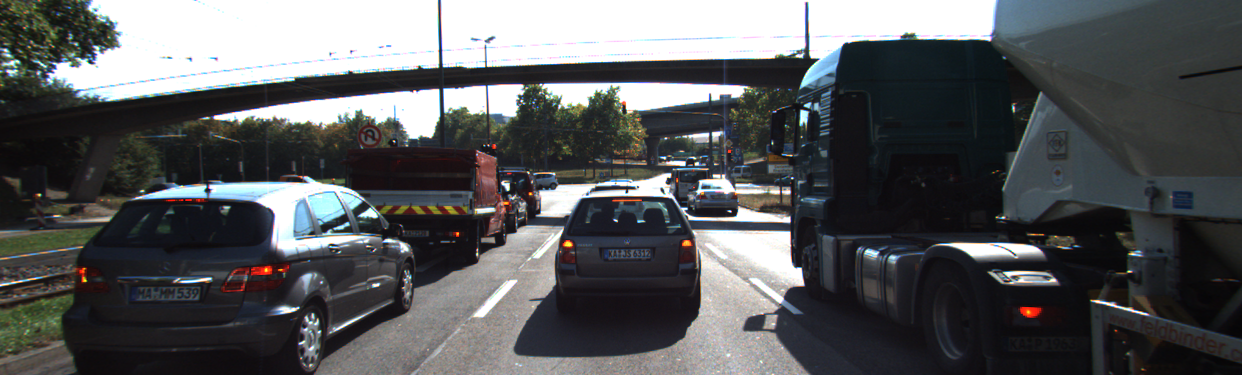
//> input picture camera/SFND_2D_Feature_Tracking/src/detect_keypoints_fast_shi_tomasi/images/img1.png, 1242 x 375 px
$ ./detect_keypoints_fast_shi_tomasi   (built with g++ and OpenCV 4)
//> lines starting //> are read from the running program, lines starting //| are printed output that depends on the picture
// Features from Accelerated Segment Test detector (FAST) vs Shi-Tomasi detector

#include <iostream>
#include <numeric>
#include <opencv2/core.hpp>
#include <opencv2/highgui.hpp>
#include <opencv2/imgproc.hpp>
#include <opencv2/features2d.hpp>

using namespace std;

void detKeypoints1()
{
    // load image from file and convert to grayscale
    cv::Mat imgGray;
    cv::Mat img = cv::imread("../images/img1.png");
//> img is the input picture: 375 rows x 1242 cols, CV_8UC3; mean B, G, R 90.7, 89.1, 87.5
    cv::cvtColor(img, imgGray, cv::COLOR_BGR2GRAY);
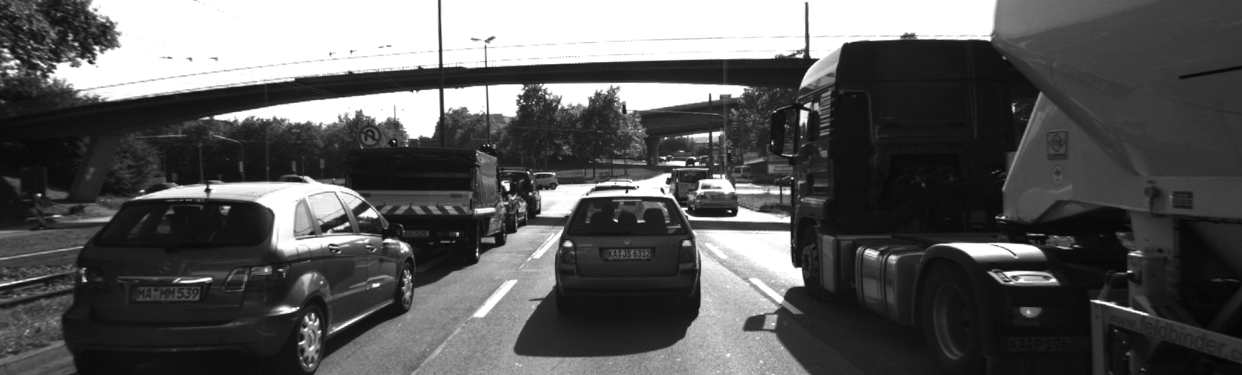
//> imgGray: 375 rows x 1242 cols, CV_8UC1; min 5, max 255, mean 88.8

    // Shi-Tomasi detector
    int blockSize = 6;       //  size of a block for computing a derivative covariation matrix over each pixel neighborhood
    double maxOverlap = 0.0; // max. permissible overlap between two features in %
    double minDistance = (1.0 - maxOverlap) * blockSize;
    int maxCorners = img.rows * img.cols / max(1.0, minDistance); // max. num. of keypoints
//> maxCorners = 77625
    double qualityLevel = 0.01;                                   // minimal accepted quality of image corners
    double k = 0.04;                                              // Harris parameter (see equation for details)
    bool useHarris = false;

    vector<cv::KeyPoint> kptsShiTomasi;
    vector<cv::Point2f> corners;
    double t = (double)cv::getTickCount();
    cv::goodFeaturesToTrack(imgGray, corners, maxCorners, qualityLevel, minDistance, cv::Mat(), blockSize, useHarris, k);
//> corners = 1144 Points (x, y), first 12: [487, 65], [626, 191], [685, 163], [802, 112], [697, 164], [802, 284], [208, 187], [707, 135], [669, 176], [488, 87], [800, 270], [788, 221]
    t = ((double)cv::getTickCount() - t) / cv::getTickFrequency();
    cout << "Shi-Tomasi with n= " << corners.size() << " keypoints in " << 1000 * t / 1.0 << " ms" << endl;

    for (auto it = corners.begin(); it != corners.end(); ++it)
    { // add corners to result vector

        cv::KeyPoint newKeyPoint;
        newKeyPoint.pt = cv::Point2f((*it).x, (*it).y);
        newKeyPoint.size = blockSize;
        kptsShiTomasi.push_back(newKeyPoint);
    }
//> after the loop, kptsShiTomasi = 1144 keypoints; strongest (x, y, size): (487, 65, 6), (626, 191, 6), (685, 163, 6), (802, 112, 6)

    // visualize results
    cv::Mat visImage = img.clone();
    cv::drawKeypoints(img, kptsShiTomasi, visImage, cv::Scalar::all(-1), cv::DrawMatchesFlags::DRAW_RICH_KEYPOINTS);
    string windowName = "Shi-Tomasi Results";
    cv::namedWindow(windowName, 1);
    imshow(windowName, visImage);
    cv::waitKey(0);

    // TODO: use the OpenCV library to add the FAST detector
    // in addition to the already implemented Shi-Tomasi
    // detector and compare both algorithms with regard to
    // (a) number of keypoints, (b) distribution of
    // keypoints over the image and (c) processing speed.

    // Initialize detector container
    int threshold = 30;                                                              // difference between intensity of the central pixel and pixels of a circle around this pixel
    bool bNMS = true;                                                                // perform non-maxima suppression on keypoints
    cv::FastFeatureDetector::DetectorType type = cv::FastFeatureDetector::TYPE_9_16; // TYPE_9_16, TYPE_7_12, TYPE_5_8
    cv::Ptr<cv::FeatureDetector> detector = cv::FastFeatureDetector::create(threshold, bNMS, type);

    // Perform detection
    vector<cv::KeyPoint> kptsFAST;
    t = (double)cv::getTickCount();
    detector->detect(imgGray, kptsFAST);
//> kptsFAST = 1864 keypoints; strongest (x, y, size): (730, 211, 7), (507, 189, 7), (616, 220, 7), (686, 208, 7)
    t = ((double)cv::getTickCount() - t) / cv::getTickFrequency();
    cout << "FAST with n= " << kptsFAST.size() << " keypoints in " << 1000 * t / 1.0 << " ms" << endl;

    visImage = img.clone();
    cv::drawKeypoints(img, kptsFAST, visImage, cv::Scalar::all(-1), cv::DrawMatchesFlags::DRAW_RICH_KEYPOINTS);
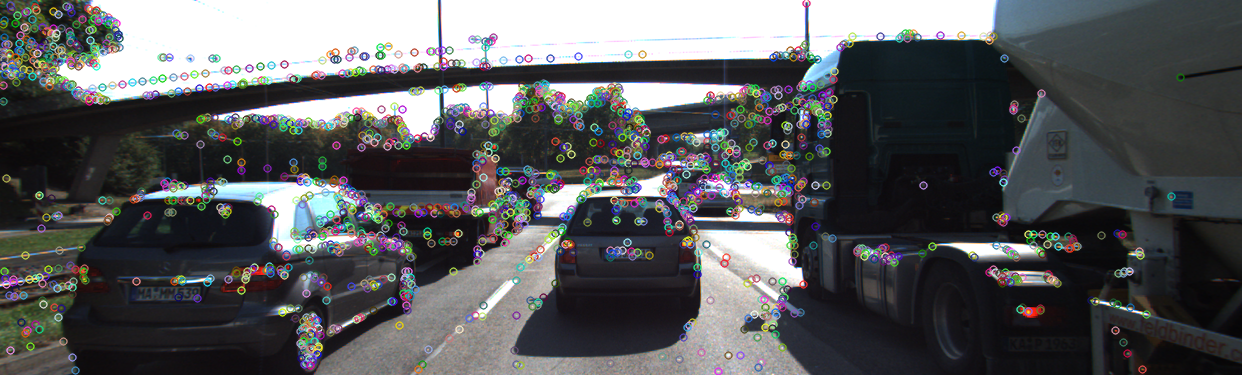
//> visImage: 375 rows x 1242 cols, CV_8UC3; mean B, G, R 92.2, 90.5, 89.2
    cv::namedWindow("FAST Results", 1);
    imshow("FAST Results", visImage);
    cv::waitKey(0);
}

int main()
{
    detKeypoints1();
}

$ run again, with camera/SFND_2D_Feature_Tracking/src/detect_keypoints_fast_shi_tomasi/images/img0006.png copied over camera/SFND_2D_Feature_Tracking/src/detect_keypoints_fast_shi_tomasi/images/img1.png
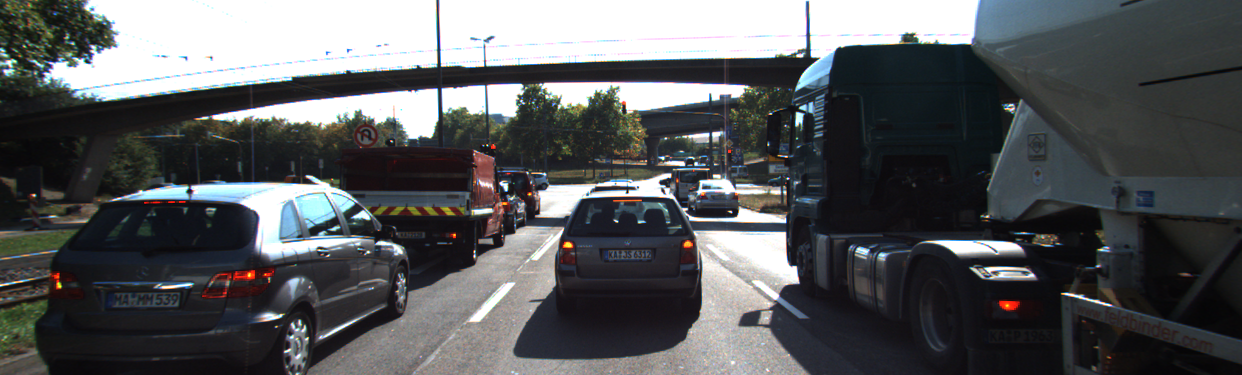
//> input picture camera/SFND_2D_Feature_Tracking/src/detect_keypoints_fast_shi_tomasi/images/img0006.png, 1242 x 375 px
//> in detKeypoints1, img is the input picture: 375 rows x 1242 cols, CV_8UC3; mean B, G, R 91.1, 89.2, 87.2
//> in detKeypoints1, `cv::cvtColor(img, imgGray, cv::COLOR_BGR2GRAY);`:
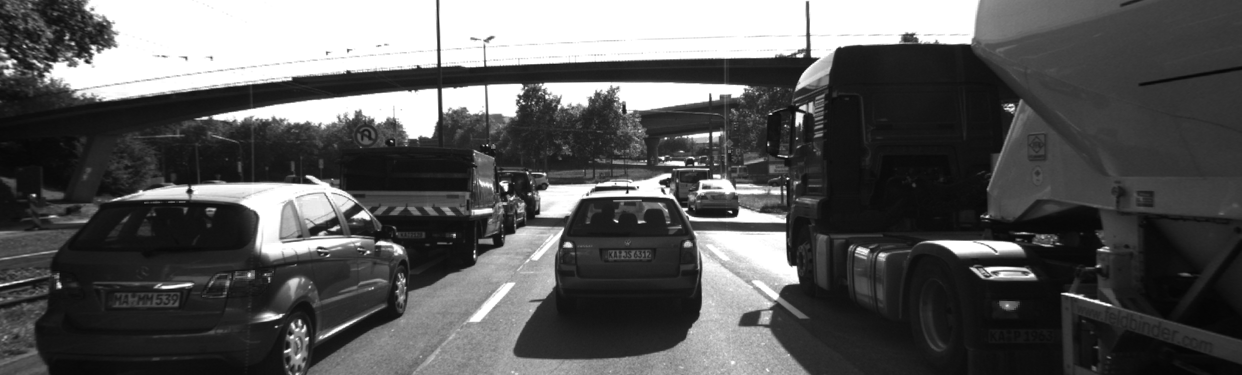
//> imgGray: 375 rows x 1242 cols, CV_8UC1; min 5, max 255, mean 88.8
//> corners = 1139 Points (x, y), first 12: [784, 221], [484, 65], [626, 192], [696, 164], [798, 114], [443, 65], [708, 135], [797, 282], [190, 187], [661, 183], [685, 164], [795, 268]
//> after the loop in detKeypoints1, `for (auto it = corners.begin(); it != corners.end(); ++it)`: kptsShiTomasi = 1139 keypoints; strongest (x, y, size): (784, 221, 6), (484, 65, 6), (626, 192, 6), (696, 164, 6)
//> kptsFAST = 1898 keypoints; strongest (x, y, size): (627, 192, 7), (506, 190, 7), (307, 176, 7), (707, 169, 7)
//> in detKeypoints1, `cv::drawKeypoints(img, kptsFAST, visImage, cv::Scalar::all(-1), cv::Dr..`:
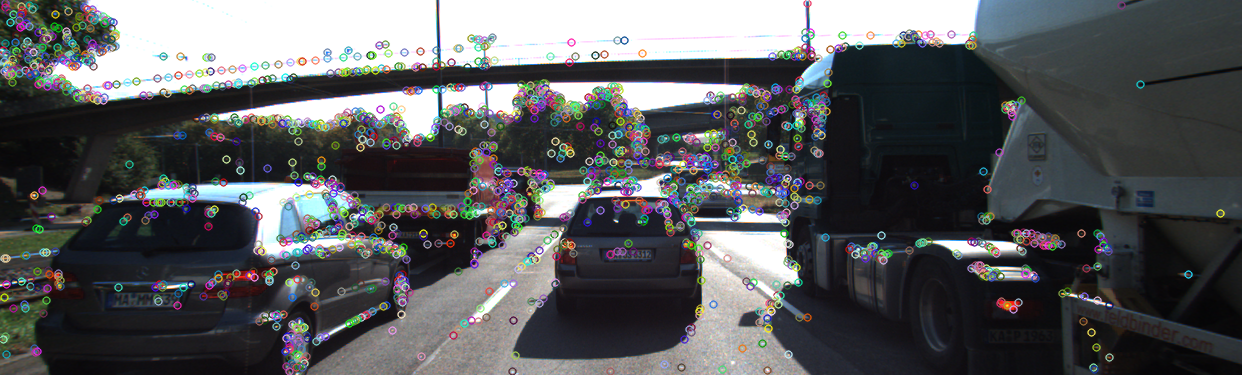
//> visImage: 375 rows x 1242 cols, CV_8UC3; mean B, G, R 92.5, 90.5, 88.8
